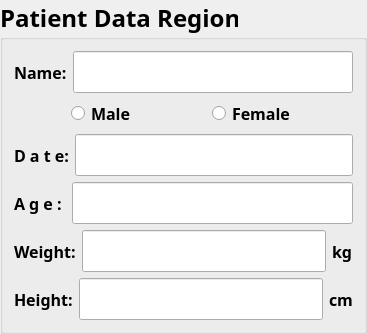
           <widget class="QGroupBox" name="patient_groupBox">
            <property name="sizePolicy">
             <sizepolicy hsizetype="Fixed" vsizetype="Fixed">
              <horstretch>0</horstretch>
              <verstretch>0</verstretch>
             </sizepolicy>
            </property>
            <property name="palette">
             <palette>
              <active>
               <colorrole role="WindowText">
                <brush brushstyle="SolidPattern">
                 <color alpha="255">
                  <red>0</red>
                  <green>0</green>
                  <blue>0</blue>
                 </color>
                </brush>
               </colorrole>
               <colorrole role="ButtonText">
                <brush brushstyle="SolidPattern">
                 <color alpha="255">
                  <red>0</red>
                  <green>0</green>
                  <blue>0</blue>
                 </color>
                </brush>
               </colorrole>
              </active>
              <inactive>
               <colorrole role="WindowText">
                <brush brushstyle="SolidPattern">
                 <color alpha="255">
                  <red>0</red>
                  <green>0</green>
                  <blue>0</blue>
                 </color>
                </brush>
               </colorrole>
               <colorrole role="ButtonText">
                <brush brushstyle="SolidPattern">
                 <color alpha="255">
                  <red>0</red>
                  <green>0</green>
                  <blue>0</blue>
                 </color>
                </brush>
               </colorrole>
              </inactive>
              <disabled>
               <colorrole role="WindowText">
                <brush brushstyle="SolidPattern">
                 <color alpha="255">
                  <red>0</red>
                  <green>0</green>
                  <blue>0</blue>
                 </color>
                </brush>
               </colorrole>
               <colorrole role="ButtonText">
                <brush brushstyle="SolidPattern">
                 <color alpha="255">
                  <red>0</red>
                  <green>0</green>
                  <blue>0</blue>
                 </color>
                </brush>
               </colorrole>
              </disabled>
             </palette>
            </property>
            <property name="font">
             <font>
              <family>华文新魏</family>
              <pointsize>18</pointsize>
              <weight>75</weight>
              <bold>true</bold>
             </font>
            </property>
            <property name="title">
             <string>Patient Data Region</string>
            </property>
            <layout class="QGridLayout" name="gridLayout_2">
             <item row="0" column="0">
              <layout class="QVBoxLayout" name="verticalLayout">
               <item>
                <layout class="QHBoxLayout" name="horizontalLayout_2">
                 <item>
                  <widget class="QLabel" name="name_label">
                   <property name="sizePolicy">
                    <sizepolicy hsizetype="Fixed" vsizetype="Preferred">
                     <horstretch>0</horstretch>
                     <verstretch>0</verstretch>
                    </sizepolicy>
                   </property>
                   <property name="font">
                    <font>
                     <family>华文新魏</family>
                     <pointsize>12</pointsize>
                     <weight>75</weight>
                     <bold>true</bold>
                    </font>
                   </property>
                   <property name="text">
                    <string>Name:</string>
                   </property>
                  </widget>
                 </item>
                 <item>
                  <widget class="QLineEdit" name="name_lineEdit">
                   <property name="sizePolicy">
                    <sizepolicy hsizetype="Minimum" vsizetype="Fixed">
                     <horstretch>0</horstretch>
                     <verstretch>0</verstretch>
                    </sizepolicy>
                   </property>
                   <property name="text">
                    <string/>
                   </property>
                  </widget>
                 </item>
                </layout>
               </item>
               <item>
                <layout class="QHBoxLayout" name="horizontalLayout_4">
                 <item>
                  <widget class="QRadioButton" name="maleButton">
                   <property name="sizePolicy">
                    <sizepolicy hsizetype="Fixed" vsizetype="Fixed">
                     <horstretch>0</horstretch>
                     <verstretch>0</verstretch>
                    </sizepolicy>
                   </property>
                   <property name="font">
                    <font>
                     <pointsize>12</pointsize>
                    </font>
                   </property>
                   <property name="text">
                    <string>Male</string>
                   </property>
                  </widget>
                 </item>
                 <item>
                  <spacer name="horizontalSpacer_16">
                   <property name="orientation">
                    <enum>Qt::Horizontal</enum>
                   </property>
                   <property name="sizeType">
                    <enum>QSizePolicy::Fixed</enum>
                   </property>
                   <property name="sizeHint" stdset="0">
                    <size>
                     <width>13</width>
                     <height>20</height>
                    </size>
                   </property>
                  </spacer>
                 </item>
                 <item>
                  <widget class="QRadioButton" name="femalButton">
                   <property name="sizePolicy">
                    <sizepolicy hsizetype="Fixed" vsizetype="Fixed">
                     <horstretch>0</horstretch>
                     <verstretch>0</verstretch>
                    </sizepolicy>
                   </property>
                   <property name="font">
                    <font>
                     <pointsize>12</pointsize>
                    </font>
                   </property>
                   <property name="text">
                    <string>Female</string>
                   </property>
                  </widget>
                 </item>
                </layout>
               </item>
               <item>
                <layout class="QHBoxLayout" name="horizontalLayout_7">
                 <item>
                  <widget class="QLabel" name="date_label">
                   <property name="sizePolicy">
                    <sizepolicy hsizetype="Fixed" vsizetype="Preferred">
                     <horstretch>0</horstretch>
                     <verstretch>0</verstretch>
                    </sizepolicy>
                   </property>
                   <property name="font">
                    <font>
                     <family>华文新魏</family>
                     <pointsize>12</pointsize>
                     <weight>75</weight>
                     <bold>true</bold>
                    </font>
                   </property>
                   <property name="text">
                    <string>D a t e:</string>
                   </property>
                  </widget>
                 </item>
                 <item>
                  <widget class="QLineEdit" name="date_lineEdit">
                   <property name="sizePolicy">
                    <sizepolicy hsizetype="Minimum" vsizetype="Fixed">
                     <horstretch>0</horstretch>
                     <verstretch>0</verstretch>
                    </sizepolicy>
                   </property>
                  </widget>
                 </item>
                </layout>
               </item>
               <item>
                <layout class="QHBoxLayout" name="horizontalLayout_16">
                 <item>
                  <widget class="QLabel" name="age_label">
                   <property name="sizePolicy">
                    <sizepolicy hsizetype="Fixed" vsizetype="Preferred">
                     <horstretch>0</horstretch>
                     <verstretch>0</verstretch>
                    </sizepolicy>
                   </property>
                   <property name="font">
                    <font>
                     <family>华文新魏</family>
                     <pointsize>12</pointsize>
                     <weight>75</weight>
                     <bold>true</bold>
                    </font>
                   </property>
                   <property name="text">
                    <string>A g e : </string>
                   </property>
                  </widget>
                 </item>
                 <item>
                  <widget class="QLineEdit" name="age_lineEdit">
                   <property name="sizePolicy">
                    <sizepolicy hsizetype="Minimum" vsizetype="Fixed">
                     <horstretch>0</horstretch>
                     <verstretch>0</verstretch>
                    </sizepolicy>
                   </property>
                  </widget>
                 </item>
                </layout>
               </item>
               <item>
                <layout class="QHBoxLayout" name="horizontalLayout_3">
                 <item>
                  <widget class="QLabel" name="weight_label">
                   <property name="sizePolicy">
                    <sizepolicy hsizetype="Fixed" vsizetype="Preferred">
                     <horstretch>0</horstretch>
                     <verstretch>0</verstretch>
                    </sizepolicy>
                   </property>
                   <property name="font">
                    <font>
                     <family>华文新魏</family>
                     <pointsize>12</pointsize>
                     <weight>75</weight>
                     <bold>true</bold>
                    </font>
                   </property>
                   <property name="text">
                    <string>Weight:</string>
                   </property>
                  </widget>
                 </item>
                 <item>
                  <widget class="QLineEdit" name="weight_lineEdit">
                   <property name="sizePolicy">
                    <sizepolicy hsizetype="Minimum" vsizetype="Fixed">
                     <horstretch>0</horstretch>
                     <verstretch>0</verstretch>
                    </sizepolicy>
                   </property>
                  </widget>
                 </item>
                 <item>
                  <widget class="QLabel" name="weight_label_2">
                   <property name="sizePolicy">
                    <sizepolicy hsizetype="Fixed" vsizetype="Preferred">
                     <horstretch>0</horstretch>
                     <verstretch>0</verstretch>
                    </sizepolicy>
                   </property>
                   <property name="font">
                    <font>
                     <family>华文新魏</family>
                     <pointsize>12</pointsize>
                     <weight>75</weight>
                     <bold>true</bold>
                    </font>
                   </property>
                   <property name="text">
                    <string>kg</string>
                   </property>
                  </widget>
                 </item>
                </layout>
               </item>
               <item>
                <layout class="QHBoxLayout" name="horizontalLayout_15">
                 <item>
                  <widget class="QLabel" name="height_label">
                   <property name="sizePolicy">
                    <sizepolicy hsizetype="Fixed" vsizetype="Preferred">
                     <horstretch>0</horstretch>
                     <verstretch>0</verstretch>
                    </sizepolicy>
                   </property>
                   <property name="font">
                    <font>
                     <family>华文新魏</family>
                     <pointsize>12</pointsize>
                     <weight>75</weight>
                     <bold>true</bold>
                    </font>
                   </property>
                   <property name="text">
                    <string>Height:</string>
                   </property>
                  </widget>
                 </item>
                 <item>
                  <widget class="QLineEdit" name="height_lineEdit">
                   <property name="sizePolicy">
                    <sizepolicy hsizetype="Minimum" vsizetype="Fixed">
                     <horstretch>0</horstretch>
                     <verstretch>0</verstretch>
                    </sizepolicy>
                   </property>
                  </widget>
                 </item>
                 <item>
                  <widget class="QLabel" name="height_label_2">
                   <property name="sizePolicy">
                    <sizepolicy hsizetype="Fixed" vsizetype="Preferred">
                     <horstretch>0</horstretch>
                     <verstretch>0</verstretch>
                    </sizepolicy>
                   </property>
                   <property name="font">
                    <font>
                     <family>华文新魏</family>
                     <pointsize>12</pointsize>
                     <weight>75</weight>
                     <bold>true</bold>
                    </font>
                   </property>
                   <property name="text">
                    <string>cm</string>
                   </property>
                  </widget>
                 </item>
                </layout>
               </item>
              </layout>
             </item>
            </layout>
            <zorder></zorder>
           </widget>
